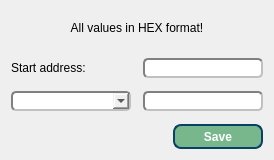
<?xml version="1.0" encoding="UTF-8"?>
<ui version="4.0">
 <class>DialogSP</class>
 <widget class="QDialog" name="DialogSP">
  <property name="geometry">
   <rect>
    <x>0</x>
    <y>0</y>
    <width>272</width>
    <height>160</height>
   </rect>
  </property>
  <property name="windowTitle">
   <string>Save part of image</string>
  </property>
  <layout class="QVBoxLayout" name="verticalLayout">
   <property name="spacing">
    <number>13</number>
   </property>
   <item>
    <widget class="QLabel" name="label_2">
     <property name="text">
      <string>All values in HEX format!</string>
     </property>
     <property name="alignment">
      <set>Qt::AlignCenter</set>
     </property>
    </widget>
   </item>
   <item>
    <layout class="QFormLayout" name="formLayout">
     <property name="horizontalSpacing">
      <number>12</number>
     </property>
     <item row="0" column="0">
      <widget class="QLabel" name="label">
       <property name="text">
        <string>Start address:</string>
       </property>
      </widget>
     </item>
     <item row="0" column="1">
      <widget class="QLineEdit" name="lineEditStart">
       <property name="minimumSize">
        <size>
         <width>120</width>
         <height>0</height>
        </size>
       </property>
       <property name="styleSheet">
        <string notr="true">border: 2px solid gray;border-radius: 5px;font-weight:600;border-style: inset;</string>
       </property>
      </widget>
     </item>
     <item row="1" column="0">
      <widget class="QComboBox" name="comboBox_end">
       <property name="minimumSize">
        <size>
         <width>120</width>
         <height>0</height>
        </size>
       </property>
       <property name="styleSheet">
        <string notr="true">border: 2px solid gray;border-radius: 5px;font-weight:600;border-style: inset;</string>
       </property>
      </widget>
     </item>
     <item row="1" column="1">
      <widget class="QLineEdit" name="lineEditEnd">
       <property name="minimumSize">
        <size>
         <width>120</width>
         <height>0</height>
        </size>
       </property>
       <property name="styleSheet">
        <string notr="true">border: 2px solid gray;border-radius: 5px;font-weight:600;border-style: inset;</string>
       </property>
      </widget>
     </item>
    </layout>
   </item>
   <item>
    <layout class="QHBoxLayout" name="horizontalLayout_2">
     <item>
      <spacer name="horizontalSpacer">
       <property name="orientation">
        <enum>Qt::Horizontal</enum>
       </property>
       <property name="sizeHint" stdset="0">
        <size>
         <width>118</width>
         <height>20</height>
        </size>
       </property>
      </spacer>
     </item>
     <item>
      <widget class="QPushButton" name="pushButton">
       <property name="minimumSize">
        <size>
         <width>90</width>
         <height>25</height>
        </size>
       </property>
       <property name="styleSheet">
        <string notr="true">color: rgb(255, 255, 255);
background-color: rgb(120, 183, 140);
border-radius: 20px;
border: 2px solid #094065;border-radius:8px;font-weight:600;</string>
       </property>
       <property name="text">
        <string>Save</string>
       </property>
      </widget>
     </item>
    </layout>
   </item>
  </layout>
 </widget>
 <resources/>
 <connections/>
</ui>
